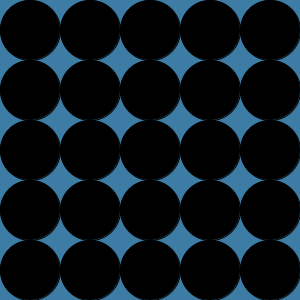
Frame 1 (no input)
Frame 60 (the mouse pressed at the canvas centre just before this capture): identical to frame 1, image omitted
Frame 120 (the mouse held since frame 60 and released just before this capture): identical to frame 1, image omitted

The Processing sketch that drew this single still picture (run headless with seeded random() and noise(); from frame 60 on, the mouse is pressed at the canvas centre):

// Processing sketch: week03_9
// ── week03_9.pde
void setup(){
  size(300,300);
  colorMode(HSB,360,100,100);
}
float h,s,b;
void choose(){
  h=random(360);
  s=random(100);
  b=random(100);
}
void draw(){
  background(203,63,65);
  for(int i=0;i<5;i++){
    for(int j=0;j<5;j++){
      fill(h,s,b);
      ellipse(30+j*60,30+i*60,60,60);
    }
  }
}
